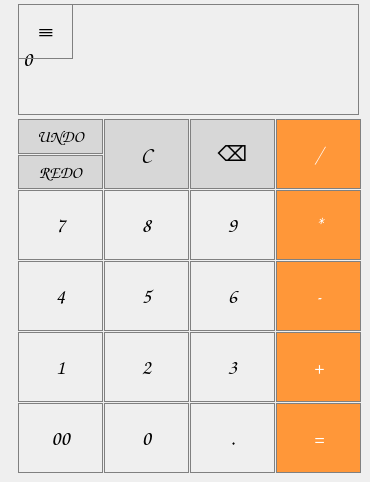
   <widget class="QWidget" name="page">
    <widget class="QPushButton" name="pushBtn_Menu">
     <property name="geometry">
      <rect>
       <x>18</x>
       <y>4</y>
       <width>55</width>
       <height>55</height>
      </rect>
     </property>
     <property name="font">
      <font>
       <family>Comic Sans MS</family>
       <pointsize>16</pointsize>
      </font>
     </property>
     <property name="styleSheet">
      <string notr="true">QPushButton {
   color: black;
   border: 1px solid gray;
}
QPushButton:pressed {
    background-color: qlineargradient(x1: 0, y1: 0, x2: 0, y2: 1,
                                      stop: 0 #dadbde, stop: 1 #f6f7fa);
}</string>
     </property>
     <property name="text">
      <string>≡</string>
     </property>
    </widget>
    <widget class="QPushButton" name="pushBtn_Div">
     <property name="geometry">
      <rect>
       <x>276</x>
       <y>119</y>
       <width>85</width>
       <height>70</height>
      </rect>
     </property>
     <property name="font">
      <font>
       <family>Comic Sans MS</family>
       <pointsize>16</pointsize>
      </font>
     </property>
     <property name="styleSheet">
      <string notr="true">QPushButton {
  background-color: rgb(255, 151, 57);
  color: white; 
  border: 1px solid gray;
}

QPushButton:pressed {
    background-color: qlineargradient(x1: 0, y1: 0, x2: 0, y2: 1,
                                      stop: 0 #FF7832, stop: 1 #FF9739);
}</string>
     </property>
     <property name="text">
      <string>/</string>
     </property>
    </widget>
    <widget class="QPushButton" name="pushBtn_Mult">
     <property name="geometry">
      <rect>
       <x>276</x>
       <y>190</y>
       <width>85</width>
       <height>70</height>
      </rect>
     </property>
     <property name="font">
      <font>
       <family>Comic Sans MS</family>
       <pointsize>16</pointsize>
      </font>
     </property>
     <property name="styleSheet">
      <string notr="true">QPushButton {
  background-color: rgb(255, 151, 57);
  color: white; 
  border: 1px solid gray;
}

QPushButton:pressed {
    background-color: qlineargradient(x1: 0, y1: 0, x2: 0, y2: 1,
                                      stop: 0 #FF7832, stop: 1 #FF9739);
}</string>
     </property>
     <property name="text">
      <string>*</string>
     </property>
    </widget>
    <widget class="QPushButton" name="pushBtn_5">
     <property name="geometry">
      <rect>
       <x>104</x>
       <y>261</y>
       <width>85</width>
       <height>70</height>
      </rect>
     </property>
     <property name="font">
      <font>
       <family>Comic Sans MS</family>
       <pointsize>16</pointsize>
      </font>
     </property>
     <property name="styleSheet">
      <string notr="true">QPushButton {
   color: black;
   border: 1px solid gray;
}
QPushButton:pressed {
    background-color: qlineargradient(x1: 0, y1: 0, x2: 0, y2: 1,
                                      stop: 0 #dadbde, stop: 1 #f6f7fa);
}</string>
     </property>
     <property name="text">
      <string>5</string>
     </property>
    </widget>
    <widget class="QPushButton" name="pushBtn_0">
     <property name="geometry">
      <rect>
       <x>104</x>
       <y>403</y>
       <width>85</width>
       <height>70</height>
      </rect>
     </property>
     <property name="font">
      <font>
       <family>Comic Sans MS</family>
       <pointsize>16</pointsize>
      </font>
     </property>
     <property name="styleSheet">
      <string notr="true">QPushButton {
   color: black;
   border: 1px solid gray;
}
QPushButton:pressed {
    background-color: qlineargradient(x1: 0, y1: 0, x2: 0, y2: 1,
                                      stop: 0 #dadbde, stop: 1 #f6f7fa);
}</string>
     </property>
     <property name="text">
      <string>0</string>
     </property>
    </widget>
    <widget class="QPushButton" name="pushBtn_Backspace">
     <property name="geometry">
      <rect>
       <x>190</x>
       <y>119</y>
       <width>85</width>
       <height>70</height>
      </rect>
     </property>
     <property name="font">
      <font>
       <family>Comic Sans MS</family>
       <pointsize>16</pointsize>
      </font>
     </property>
     <property name="styleSheet">
      <string notr="true">QPushButton {
  color: black;
  background-color: rgb(215, 215, 215);
  border: 1px solid gray;
}
QPushButton:pressed {
    background-color: qlineargradient(x1: 0, y1: 0, x2: 0, y2: 1,
                                      stop: 0 #BEBEBE, stop: 1 #D7D7D7);
}</string>
     </property>
     <property name="text">
      <string>⌫</string>
     </property>
    </widget>
    <widget class="QPushButton" name="pushBtn_2">
     <property name="geometry">
      <rect>
       <x>104</x>
       <y>332</y>
       <width>85</width>
       <height>70</height>
      </rect>
     </property>
     <property name="font">
      <font>
       <family>Comic Sans MS</family>
       <pointsize>16</pointsize>
      </font>
     </property>
     <property name="styleSheet">
      <string notr="true">QPushButton {
   color: black;
   border: 1px solid gray;
}
QPushButton:pressed {
    background-color: qlineargradient(x1: 0, y1: 0, x2: 0, y2: 1,
                                      stop: 0 #dadbde, stop: 1 #f6f7fa);
}</string>
     </property>
     <property name="text">
      <string>2</string>
     </property>
    </widget>
    <widget class="QPushButton" name="pushBtn_Add">
     <property name="geometry">
      <rect>
       <x>276</x>
       <y>332</y>
       <width>85</width>
       <height>70</height>
      </rect>
     </property>
     <property name="font">
      <font>
       <family>Comic Sans MS</family>
       <pointsize>16</pointsize>
      </font>
     </property>
     <property name="styleSheet">
      <string notr="true">QPushButton {
  background-color: rgb(255, 151, 57);
  color: white; 
  border: 1px solid gray;
}

QPushButton:pressed {
    background-color: qlineargradient(x1: 0, y1: 0, x2: 0, y2: 1,
                                      stop: 0 #FF7832, stop: 1 #FF9739);
}</string>
     </property>
     <property name="text">
      <string>+</string>
     </property>
    </widget>
    <widget class="QPushButton" name="pushBtn_Equals">
     <property name="geometry">
      <rect>
       <x>276</x>
       <y>403</y>
       <width>85</width>
       <height>70</height>
      </rect>
     </property>
     <property name="font">
      <font>
       <family>Comic Sans MS</family>
       <pointsize>16</pointsize>
      </font>
     </property>
     <property name="styleSheet">
      <string notr="true">QPushButton {
  background-color: rgb(255, 151, 57);
  color: white; 
  border: 1px solid gray;
}

QPushButton:pressed {
    background-color: qlineargradient(x1: 0, y1: 0, x2: 0, y2: 1,
                                      stop: 0 #FF7832, stop: 1 #FF9739);
}</string>
     </property>
     <property name="text">
      <string>=</string>
     </property>
    </widget>
    <widget class="QPushButton" name="pushBtn_Clear">
     <property name="geometry">
      <rect>
       <x>104</x>
       <y>119</y>
       <width>85</width>
       <height>70</height>
      </rect>
     </property>
     <property name="font">
      <font>
       <family>Comic Sans MS</family>
       <pointsize>16</pointsize>
      </font>
     </property>
     <property name="styleSheet">
      <string notr="true">QPushButton {
  color: black;
  background-color: rgb(215, 215, 215);
  border: 1px solid gray;
}
QPushButton:pressed {
    background-color: qlineargradient(x1: 0, y1: 0, x2: 0, y2: 1,
                                      stop: 0 #BEBEBE, stop: 1 #D7D7D7);
}</string>
     </property>
     <property name="text">
      <string>C</string>
     </property>
    </widget>
    <widget class="QLabel" name="screen">
     <property name="geometry">
      <rect>
       <x>18</x>
       <y>4</y>
       <width>341</width>
       <height>111</height>
      </rect>
     </property>
     <property name="font">
      <font>
       <family>Comic Sans MS</family>
       <pointsize>16</pointsize>
       <italic>false</italic>
      </font>
     </property>
     <property name="styleSheet">
      <string notr="true">QLabel {
  color: black;
  qproperty-alignment: 'AlignVCenter | AlignRight';
  border: 1px solid gray;
}</string>
     </property>
     <property name="frameShape">
      <enum>QFrame::Shape::Box</enum>
     </property>
     <property name="text">
      <string>0</string>
     </property>
    </widget>
    <widget class="QPushButton" name="pushBtn_1">
     <property name="geometry">
      <rect>
       <x>18</x>
       <y>332</y>
       <width>85</width>
       <height>70</height>
      </rect>
     </property>
     <property name="font">
      <font>
       <family>Comic Sans MS</family>
       <pointsize>16</pointsize>
      </font>
     </property>
     <property name="styleSheet">
      <string notr="true">QPushButton {
   color: black;
   border: 1px solid gray;
}
QPushButton:pressed {
    background-color: qlineargradient(x1: 0, y1: 0, x2: 0, y2: 1,
                                      stop: 0 #dadbde, stop: 1 #f6f7fa);
}</string>
     </property>
     <property name="text">
      <string>1</string>
     </property>
    </widget>
    <widget class="QPushButton" name="pushBtn_3">
     <property name="geometry">
      <rect>
       <x>190</x>
       <y>332</y>
       <width>85</width>
       <height>70</height>
      </rect>
     </property>
     <property name="font">
      <font>
       <family>Comic Sans MS</family>
       <pointsize>16</pointsize>
      </font>
     </property>
     <property name="styleSheet">
      <string notr="true">QPushButton {
   color: black;
   border: 1px solid gray;
}
QPushButton:pressed {
    background-color: qlineargradient(x1: 0, y1: 0, x2: 0, y2: 1,
                                      stop: 0 #dadbde, stop: 1 #f6f7fa);
}</string>
     </property>
     <property name="text">
      <string>3</string>
     </property>
    </widget>
    <widget class="QPushButton" name="pushBtn_Sub">
     <property name="geometry">
      <rect>
       <x>276</x>
       <y>261</y>
       <width>85</width>
       <height>70</height>
      </rect>
     </property>
     <property name="font">
      <font>
       <family>Comic Sans MS</family>
       <pointsize>16</pointsize>
      </font>
     </property>
     <property name="styleSheet">
      <string notr="true">QPushButton {
  background-color: rgb(255, 151, 57);
  color: white; 
  border: 1px solid gray;
}

QPushButton:pressed {
    background-color: qlineargradient(x1: 0, y1: 0, x2: 0, y2: 1,
                                      stop: 0 #FF7832, stop: 1 #FF9739);
}</string>
     </property>
     <property name="text">
      <string>-</string>
     </property>
    </widget>
    <widget class="QPushButton" name="pushBtn_6">
     <property name="geometry">
      <rect>
       <x>190</x>
       <y>261</y>
       <width>85</width>
       <height>70</height>
      </rect>
     </property>
     <property name="font">
      <font>
       <family>Comic Sans MS</family>
       <pointsize>16</pointsize>
      </font>
     </property>
     <property name="styleSheet">
      <string notr="true">QPushButton {
   color: black;
   border: 1px solid gray;
}
QPushButton:pressed {
    background-color: qlineargradient(x1: 0, y1: 0, x2: 0, y2: 1,
                                      stop: 0 #dadbde, stop: 1 #f6f7fa);
}</string>
     </property>
     <property name="text">
      <string>6</string>
     </property>
    </widget>
    <widget class="QPushButton" name="pushBtn_Undo">
     <property name="geometry">
      <rect>
       <x>18</x>
       <y>119</y>
       <width>85</width>
       <height>35</height>
      </rect>
     </property>
     <property name="font">
      <font>
       <family>Comic Sans MS</family>
       <pointsize>13</pointsize>
      </font>
     </property>
     <property name="styleSheet">
      <string notr="true">QPushButton {
  color: black;
  background-color: rgb(215, 215, 215);
  border: 1px solid gray;
}
QPushButton:pressed {
    background-color: qlineargradient(x1: 0, y1: 0, x2: 0, y2: 1,
                                      stop: 0 #BEBEBE, stop: 1 #D7D7D7);
}</string>
     </property>
     <property name="text">
      <string>UNDO</string>
     </property>
    </widget>
    <widget class="QPushButton" name="pushBtn_FloatingPoint">
     <property name="geometry">
      <rect>
       <x>190</x>
       <y>403</y>
       <width>85</width>
       <height>70</height>
      </rect>
     </property>
     <property name="font">
      <font>
       <family>Comic Sans MS</family>
       <pointsize>16</pointsize>
      </font>
     </property>
     <property name="styleSheet">
      <string notr="true">QPushButton {
   color: black;
   border: 1px solid gray;
}
QPushButton:pressed {
    background-color: qlineargradient(x1: 0, y1: 0, x2: 0, y2: 1,
                                      stop: 0 #dadbde, stop: 1 #f6f7fa);
}</string>
     </property>
     <property name="text">
      <string>.</string>
     </property>
    </widget>
    <widget class="QPushButton" name="pushBtn_Redo">
     <property name="geometry">
      <rect>
       <x>18</x>
       <y>155</y>
       <width>85</width>
       <height>34</height>
      </rect>
     </property>
     <property name="font">
      <font>
       <family>Comic Sans MS</family>
       <pointsize>13</pointsize>
      </font>
     </property>
     <property name="styleSheet">
      <string notr="true">QPushButton {
  color: black;
  background-color: rgb(215, 215, 215);
  border: 1px solid gray;
}
QPushButton:pressed {
    background-color: qlineargradient(x1: 0, y1: 0, x2: 0, y2: 1,
                                      stop: 0 #BEBEBE, stop: 1 #D7D7D7);
}</string>
     </property>
     <property name="text">
      <string>REDO</string>
     </property>
    </widget>
    <widget class="QPushButton" name="pushBtn_4">
     <property name="geometry">
      <rect>
       <x>18</x>
       <y>261</y>
       <width>85</width>
       <height>70</height>
      </rect>
     </property>
     <property name="font">
      <font>
       <family>Comic Sans MS</family>
       <pointsize>16</pointsize>
      </font>
     </property>
     <property name="styleSheet">
      <string notr="true">QPushButton {
   color: black;
   border: 1px solid gray;
}
QPushButton:pressed {
    background-color: qlineargradient(x1: 0, y1: 0, x2: 0, y2: 1,
                                      stop: 0 #dadbde, stop: 1 #f6f7fa);
}</string>
     </property>
     <property name="text">
      <string>4</string>
     </property>
    </widget>
    <widget class="QPushButton" name="pushBtn_8">
     <property name="geometry">
      <rect>
       <x>104</x>
       <y>190</y>
       <width>85</width>
       <height>70</height>
      </rect>
     </property>
     <property name="font">
      <font>
       <family>Comic Sans MS</family>
       <pointsize>16</pointsize>
      </font>
     </property>
     <property name="styleSheet">
      <string notr="true">QPushButton {
   color: black;
   border: 1px solid gray;
}
QPushButton:pressed {
    background-color: qlineargradient(x1: 0, y1: 0, x2: 0, y2: 1,
                                      stop: 0 #dadbde, stop: 1 #f6f7fa);
}</string>
     </property>
     <property name="text">
      <string>8</string>
     </property>
    </widget>
    <widget class="QPushButton" name="pushBtn_00">
     <property name="geometry">
      <rect>
       <x>18</x>
       <y>403</y>
       <width>85</width>
       <height>70</height>
      </rect>
     </property>
     <property name="font">
      <font>
       <family>Comic Sans MS</family>
       <pointsize>16</pointsize>
      </font>
     </property>
     <property name="styleSheet">
      <string notr="true">QPushButton {
   color: black;
   border: 1px solid gray;
}
QPushButton:pressed {
    background-color: qlineargradient(x1: 0, y1: 0, x2: 0, y2: 1,
                                      stop: 0 #dadbde, stop: 1 #f6f7fa);
}</string>
     </property>
     <property name="text">
      <string>00</string>
     </property>
    </widget>
    <widget class="QPushButton" name="pushBtn_7">
     <property name="geometry">
      <rect>
       <x>18</x>
       <y>190</y>
       <width>85</width>
       <height>70</height>
      </rect>
     </property>
     <property name="font">
      <font>
       <family>Comic Sans MS</family>
       <pointsize>16</pointsize>
      </font>
     </property>
     <property name="styleSheet">
      <string notr="true">QPushButton {
   color: black;
   border: 1px solid gray;
}
QPushButton:pressed {
    background-color: qlineargradient(x1: 0, y1: 0, x2: 0, y2: 1,
                                      stop: 0 #dadbde, stop: 1 #f6f7fa);
}</string>
     </property>
     <property name="text">
      <string>7</string>
     </property>
    </widget>
    <widget class="QPushButton" name="pushBtn_9">
     <property name="geometry">
      <rect>
       <x>190</x>
       <y>190</y>
       <width>85</width>
       <height>70</height>
      </rect>
     </property>
     <property name="font">
      <font>
       <family>Comic Sans MS</family>
       <pointsize>16</pointsize>
      </font>
     </property>
     <property name="styleSheet">
      <string notr="true">QPushButton {
   color: black;
   border: 1px solid gray;
}
QPushButton:pressed {
    background-color: qlineargradient(x1: 0, y1: 0, x2: 0, y2: 1,
                                      stop: 0 #dadbde, stop: 1 #f6f7fa);
}</string>
     </property>
     <property name="text">
      <string>9</string>
     </property>
    </widget>
    <zorder>pushBtn_Div</zorder>
    <zorder>pushBtn_Mult</zorder>
    <zorder>pushBtn_5</zorder>
    <zorder>pushBtn_0</zorder>
    <zorder>pushBtn_Backspace</zorder>
    <zorder>pushBtn_2</zorder>
    <zorder>pushBtn_Add</zorder>
    <zorder>pushBtn_Equals</zorder>
    <zorder>pushBtn_Clear</zorder>
    <zorder>screen</zorder>
    <zorder>pushBtn_1</zorder>
    <zorder>pushBtn_3</zorder>
    <zorder>pushBtn_Sub</zorder>
    <zorder>pushBtn_6</zorder>
    <zorder>pushBtn_Undo</zorder>
    <zorder>pushBtn_FloatingPoint</zorder>
    <zorder>pushBtn_Redo</zorder>
    <zorder>pushBtn_4</zorder>
    <zorder>pushBtn_8</zorder>
    <zorder>pushBtn_00</zorder>
    <zorder>pushBtn_7</zorder>
    <zorder>pushBtn_9</zorder>
    <zorder>pushBtn_Menu</zorder>
   </widget>
